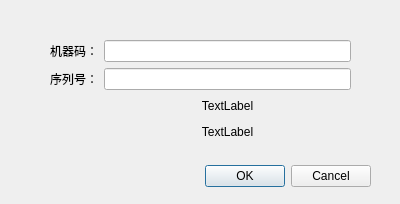
<?xml version="1.0" encoding="UTF-8"?>
<ui version="4.0">
 <class>encrypt</class>
 <widget class="QDialog" name="encrypt">
  <property name="geometry">
   <rect>
    <x>0</x>
    <y>0</y>
    <width>400</width>
    <height>204</height>
   </rect>
  </property>
  <property name="windowTitle">
   <string>注册</string>
  </property>
  <widget class="QDialogButtonBox" name="buttonBox">
   <property name="geometry">
    <rect>
     <x>30</x>
     <y>160</y>
     <width>341</width>
     <height>32</height>
    </rect>
   </property>
   <property name="orientation">
    <enum>Qt::Horizontal</enum>
   </property>
   <property name="standardButtons">
    <set>QDialogButtonBox::Cancel|QDialogButtonBox::Ok</set>
   </property>
  </widget>
  <widget class="QWidget" name="">
   <property name="geometry">
    <rect>
     <x>50</x>
     <y>40</y>
     <width>301</width>
     <height>102</height>
    </rect>
   </property>
   <layout class="QGridLayout" name="gridLayout">
    <item row="0" column="0">
     <widget class="QLabel" name="label">
      <property name="text">
       <string>机器码：</string>
      </property>
     </widget>
    </item>
    <item row="1" column="0">
     <widget class="QLabel" name="label_2">
      <property name="text">
       <string>序列号：</string>
      </property>
     </widget>
    </item>
    <item row="0" column="1">
     <widget class="QLineEdit" name="tb_mechine">
      <property name="readOnly">
       <bool>true</bool>
      </property>
     </widget>
    </item>
    <item row="2" column="1">
     <widget class="QLabel" name="label_register">
      <property name="text">
       <string>TextLabel</string>
      </property>
      <property name="alignment">
       <set>Qt::AlignCenter</set>
      </property>
     </widget>
    </item>
    <item row="3" column="1">
     <widget class="QLabel" name="label_date">
      <property name="text">
       <string>TextLabel</string>
      </property>
      <property name="alignment">
       <set>Qt::AlignCenter</set>
      </property>
     </widget>
    </item>
    <item row="1" column="1">
     <widget class="QLineEdit" name="tb_serialnum"/>
    </item>
   </layout>
  </widget>
 </widget>
 <resources/>
 <connections>
  <connection>
   <sender>buttonBox</sender>
   <signal>accepted()</signal>
   <receiver>encrypt</receiver>
   <slot>accept()</slot>
   <hints>
    <hint type="sourcelabel">
     <x>248</x>
     <y>254</y>
    </hint>
    <hint type="destinationlabel">
     <x>157</x>
     <y>274</y>
    </hint>
   </hints>
  </connection>
  <connection>
   <sender>buttonBox</sender>
   <signal>rejected()</signal>
   <receiver>encrypt</receiver>
   <slot>reject()</slot>
   <hints>
    <hint type="sourcelabel">
     <x>316</x>
     <y>260</y>
    </hint>
    <hint type="destinationlabel">
     <x>286</x>
     <y>274</y>
    </hint>
   </hints>
  </connection>
 </connections>
</ui>
